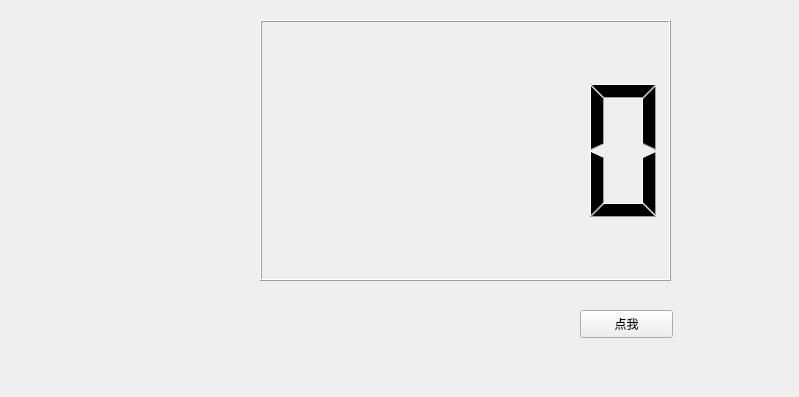
<?xml version="1.0" encoding="UTF-8"?>
<ui version="4.0">
 <class>Form</class>
 <widget class="QWidget" name="Form">
  <property name="geometry">
   <rect>
    <x>0</x>
    <y>0</y>
    <width>799</width>
    <height>397</height>
   </rect>
  </property>
  <property name="windowTitle">
   <string>Form</string>
  </property>
  <widget class="QPushButton" name="pushButton">
   <property name="geometry">
    <rect>
     <x>580</x>
     <y>310</y>
     <width>93</width>
     <height>28</height>
    </rect>
   </property>
   <property name="text">
    <string>点我</string>
   </property>
  </widget>
  <widget class="QLCDNumber" name="lcdNumber">
   <property name="geometry">
    <rect>
     <x>260</x>
     <y>20</y>
     <width>411</width>
     <height>261</height>
    </rect>
   </property>
   <property name="font">
    <font>
     <family>Agency FB</family>
     <pointsize>26</pointsize>
     <weight>75</weight>
     <bold>true</bold>
    </font>
   </property>
  </widget>
 </widget>
 <resources/>
 <connections>
  <connection>
   <sender>pushButton</sender>
   <signal>clicked()</signal>
   <receiver>lcdNumber</receiver>
   <slot>hide()</slot>
   <hints>
    <hint type="sourcelabel">
     <x>276</x>
     <y>63</y>
    </hint>
    <hint type="destinationlabel">
     <x>465</x>
     <y>150</y>
    </hint>
   </hints>
  </connection>
 </connections>
</ui>
